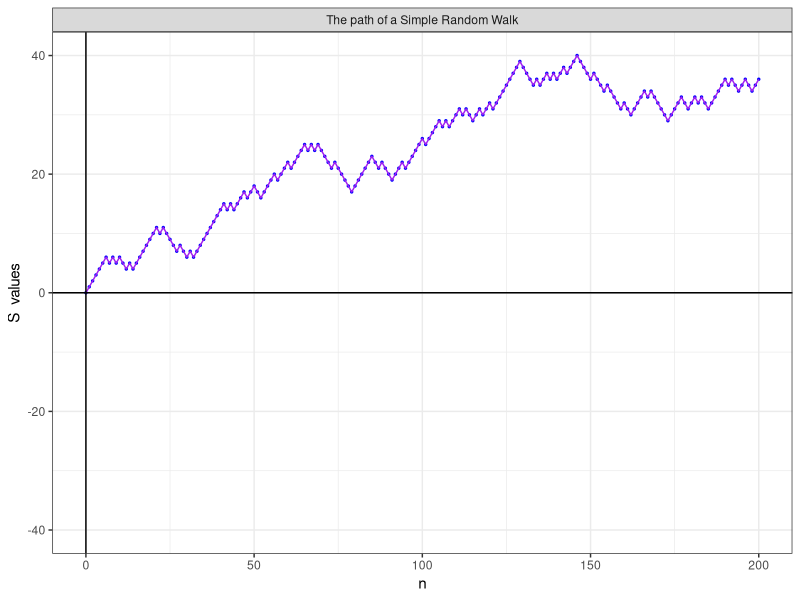

This figure's R source:
## ---- chunk 1
knitr::opts_chunk$set(echo = TRUE)
## ---- chunk 2
SRW<-function(p = 0.5, n = 100, S0 = 0){
    X <- rbinom(n, 1, p)
    X <- X - 1 * (X == 0)
    S <- cumsum(c(S0, X))
    return(data.frame(n = 0:n, S = S))
}
## ---- chunk 3
SRW(n = 15, S0 =10)
## ---- chunk 4
library(ggplot2)

df <- SRW(n = 200)

bound <- max(abs(max(df[2])), abs(min(df[2]))) # In order to center the drawing
    
g<- ggplot(df, aes(n, S)) +
    geom_point(size = 0.5, colour = 'blue') +
    labs(x = "n", y = "S  values") +
    ylim(-bound, bound) +
    geom_line(colour = 'purple') +
    geom_hline(yintercept = 0) +
    geom_vline(xintercept = 0) +
    facet_grid(~"The path of a Simple Random Walk") +
    theme_bw()

print(g)
